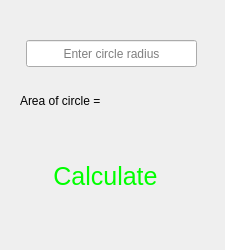
<?xml version="1.0" encoding="UTF-8"?>
<ui version="4.0">
 <class>Form</class>
 <widget class="QWidget" name="Form">
  <property name="geometry">
   <rect>
    <x>0</x>
    <y>0</y>
    <width>225</width>
    <height>250</height>
   </rect>
  </property>
  <property name="minimumSize">
   <size>
    <width>225</width>
    <height>250</height>
   </size>
  </property>
  <property name="maximumSize">
   <size>
    <width>225</width>
    <height>250</height>
   </size>
  </property>
  <property name="windowTitle">
   <string>square-area</string>
  </property>
  <property name="windowIcon">
   <iconset>
    <normaloff>icons/square.png</normaloff>icons/square.png</iconset>
  </property>
  <widget class="QLineEdit" name="lineEdit">
   <property name="geometry">
    <rect>
     <x>26</x>
     <y>40</y>
     <width>171</width>
     <height>27</height>
    </rect>
   </property>
   <property name="alignment">
    <set>Qt::AlignCenter</set>
   </property>
   <property name="placeholderText">
    <string>Enter circle radius</string>
   </property>
  </widget>
  <widget class="QLabel" name="label">
   <property name="geometry">
    <rect>
     <x>20</x>
     <y>80</y>
     <width>191</width>
     <height>41</height>
    </rect>
   </property>
   <property name="text">
    <string>Area of circle = </string>
   </property>
  </widget>
  <widget class="QPushButton" name="pushButton">
   <property name="geometry">
    <rect>
     <x>50</x>
     <y>156</y>
     <width>111</width>
     <height>41</height>
    </rect>
   </property>
   <property name="font">
    <font>
     <pointsize>19</pointsize>
    </font>
   </property>
   <property name="styleSheet">
    <string notr="true">color: rgb(0, 255, 0);</string>
   </property>
   <property name="text">
    <string>Calculate</string>
   </property>
   <property name="flat">
    <bool>true</bool>
   </property>
  </widget>
 </widget>
 <resources/>
 <connections/>
</ui>
